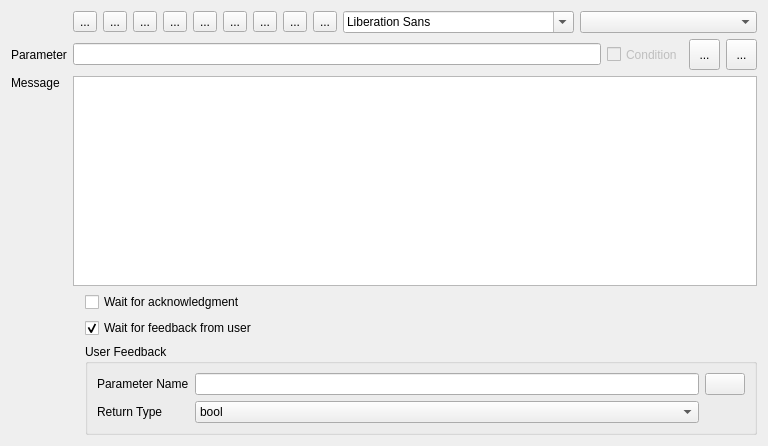
<?xml version="1.0" encoding="UTF-8"?>
<ui version="4.0">
 <class>GTAActionManualWidget</class>
 <widget class="QWidget" name="GTAActionManualWidget">
  <property name="geometry">
   <rect>
    <x>0</x>
    <y>0</y>
    <width>768</width>
    <height>446</height>
   </rect>
  </property>
  <property name="windowTitle">
   <string>Form</string>
  </property>
  <layout class="QGridLayout" name="gridLayout_3">
   <item row="0" column="0" colspan="2">
    <layout class="QGridLayout" name="gridLayout">
     <item row="3" column="0">
      <spacer name="verticalSpacer">
       <property name="orientation">
        <enum>Qt::Vertical</enum>
       </property>
       <property name="sizeHint" stdset="0">
        <size>
         <width>20</width>
         <height>108</height>
        </size>
       </property>
      </spacer>
     </item>
     <item row="2" column="1" rowspan="2">
      <widget class="GTARestrictedTextEdit" name="TitleTE"/>
     </item>
     <item row="2" column="0">
      <widget class="QLabel" name="MessageLabel">
       <property name="text">
        <string>Message</string>
       </property>
      </widget>
     </item>
     <item row="0" column="1">
      <layout class="QHBoxLayout" name="horizontalLayout">
       <item>
        <widget class="QToolButton" name="BoldTB">
         <property name="toolTip">
          <string>Bold</string>
         </property>
         <property name="text">
          <string>...</string>
         </property>
         <property name="icon">
          <iconset resource="../resource.qrc">
           <normaloff>:/images/forms/img/textbold.png</normaloff>:/images/forms/img/textbold.png</iconset>
         </property>
         <property name="iconSize">
          <size>
           <width>12</width>
           <height>12</height>
          </size>
         </property>
        </widget>
       </item>
       <item>
        <widget class="QToolButton" name="ItalicsTB">
         <property name="toolTip">
          <string>Italic</string>
         </property>
         <property name="text">
          <string>...</string>
         </property>
         <property name="icon">
          <iconset resource="../resource.qrc">
           <normaloff>:/images/forms/img/textitalic.png</normaloff>:/images/forms/img/textitalic.png</iconset>
         </property>
         <property name="iconSize">
          <size>
           <width>12</width>
           <height>12</height>
          </size>
         </property>
        </widget>
       </item>
       <item>
        <widget class="QToolButton" name="UnderlineTB">
         <property name="toolTip">
          <string>Underline</string>
         </property>
         <property name="text">
          <string>...</string>
         </property>
         <property name="icon">
          <iconset resource="../resource.qrc">
           <normaloff>:/images/forms/img/textunder.png</normaloff>:/images/forms/img/textunder.png</iconset>
         </property>
         <property name="iconSize">
          <size>
           <width>12</width>
           <height>12</height>
          </size>
         </property>
        </widget>
       </item>
       <item>
        <widget class="QToolButton" name="LeftTB">
         <property name="toolTip">
          <string>Left</string>
         </property>
         <property name="text">
          <string>...</string>
         </property>
         <property name="icon">
          <iconset resource="../resource.qrc">
           <normaloff>:/images/forms/img/textleft.png</normaloff>:/images/forms/img/textleft.png</iconset>
         </property>
         <property name="iconSize">
          <size>
           <width>12</width>
           <height>12</height>
          </size>
         </property>
        </widget>
       </item>
       <item>
        <widget class="QToolButton" name="CentreTB">
         <property name="toolTip">
          <string>Centre</string>
         </property>
         <property name="text">
          <string>...</string>
         </property>
         <property name="icon">
          <iconset resource="../resource.qrc">
           <normaloff>:/images/forms/img/textcenter.png</normaloff>:/images/forms/img/textcenter.png</iconset>
         </property>
         <property name="iconSize">
          <size>
           <width>12</width>
           <height>12</height>
          </size>
         </property>
        </widget>
       </item>
       <item>
        <widget class="QToolButton" name="RightTB">
         <property name="toolTip">
          <string>Right</string>
         </property>
         <property name="text">
          <string>...</string>
         </property>
         <property name="icon">
          <iconset resource="../resource.qrc">
           <normaloff>:/images/forms/img/textright.png</normaloff>:/images/forms/img/textright.png</iconset>
         </property>
         <property name="iconSize">
          <size>
           <width>12</width>
           <height>12</height>
          </size>
         </property>
        </widget>
       </item>
       <item>
        <widget class="QToolButton" name="JustifyTB">
         <property name="toolTip">
          <string>Justify</string>
         </property>
         <property name="text">
          <string>...</string>
         </property>
         <property name="icon">
          <iconset resource="../resource.qrc">
           <normaloff>:/images/forms/img/textjustify.png</normaloff>:/images/forms/img/textjustify.png</iconset>
         </property>
         <property name="iconSize">
          <size>
           <width>12</width>
           <height>12</height>
          </size>
         </property>
        </widget>
       </item>
       <item>
        <widget class="QToolButton" name="ColorTB">
         <property name="toolTip">
          <string>Text Color</string>
         </property>
         <property name="text">
          <string>...</string>
         </property>
         <property name="iconSize">
          <size>
           <width>12</width>
           <height>12</height>
          </size>
         </property>
        </widget>
       </item>
       <item>
        <widget class="QToolButton" name="BackgroundTB">
         <property name="toolTip">
          <string>Background color</string>
         </property>
         <property name="text">
          <string>...</string>
         </property>
         <property name="iconSize">
          <size>
           <width>12</width>
           <height>12</height>
          </size>
         </property>
         <property name="shortcut">
          <string>Ctrl+S</string>
         </property>
        </widget>
       </item>
       <item>
        <widget class="QFontComboBox" name="FontCB">
         <property name="toolTip">
          <string>Font</string>
         </property>
         <property name="iconSize">
          <size>
           <width>12</width>
           <height>12</height>
          </size>
         </property>
        </widget>
       </item>
       <item>
        <widget class="QComboBox" name="FontSizeCB">
         <property name="toolTip">
          <string>Font size</string>
         </property>
         <property name="iconSize">
          <size>
           <width>12</width>
           <height>12</height>
          </size>
         </property>
        </widget>
       </item>
      </layout>
     </item>
     <item row="1" column="0">
      <widget class="QLabel" name="Parameter">
       <property name="text">
        <string>Parameter</string>
       </property>
      </widget>
     </item>
     <item row="1" column="1">
      <layout class="QHBoxLayout" name="horizontalLayout">
       <item>
        <widget class="QLineEdit" name="ParameterLE1"/>
       </item>
       <item>
        <widget class="QCheckBox" name="addCondition">
         <property name="enabled">
          <bool>false</bool>
         </property>
         <property name="sizePolicy">
          <sizepolicy hsizetype="Fixed" vsizetype="Fixed">
           <horstretch>31</horstretch>
           <verstretch>31</verstretch>
          </sizepolicy>
         </property>
         <property name="minimumSize">
          <size>
           <width>31</width>
           <height>31</height>
          </size>
         </property>
         <property name="maximumSize">
          <size>
           <width>16777215</width>
           <height>16777215</height>
          </size>
         </property>
         <property name="text">
          <string>Condition</string>
         </property>
        </widget>
       </item>
       <item>
        <widget class="QToolButton" name="searchParamPB1">
         <property name="sizePolicy">
          <sizepolicy hsizetype="Minimum" vsizetype="Minimum">
           <horstretch>31</horstretch>
           <verstretch>31</verstretch>
          </sizepolicy>
         </property>
         <property name="minimumSize">
          <size>
           <width>31</width>
           <height>31</height>
          </size>
         </property>
         <property name="maximumSize">
          <size>
           <width>31</width>
           <height>31</height>
          </size>
         </property>
         <property name="text">
          <string>...</string>
         </property>
         <property name="icon">
          <iconset resource="../resource.qrc">
           <normaloff>:/images/forms/img/SEARCH.png</normaloff>:/images/forms/img/SEARCH.png</iconset>
         </property>
        </widget>
       </item>
       <item>
        <widget class="QToolButton" name="addToExpressionPB">
         <property name="sizePolicy">
          <sizepolicy hsizetype="Expanding" vsizetype="Expanding">
           <horstretch>31</horstretch>
           <verstretch>31</verstretch>
          </sizepolicy>
         </property>
         <property name="minimumSize">
          <size>
           <width>31</width>
           <height>31</height>
          </size>
         </property>
         <property name="maximumSize">
          <size>
           <width>31</width>
           <height>31</height>
          </size>
         </property>
         <property name="toolTip">
          <string>Add parameter</string>
         </property>
         <property name="text">
          <string>...</string>
         </property>
         <property name="icon">
          <iconset resource="../resource.qrc">
           <normaloff>:/images/forms/img/DownArrow_16_16.png</normaloff>:/images/forms/img/DownArrow_16_16.png</iconset>
         </property>
        </widget>
       </item>
      </layout>
     </item>
    </layout>
   </item>
   <item row="1" column="0">
    <spacer name="horizontalSpacer">
     <property name="orientation">
      <enum>Qt::Horizontal</enum>
     </property>
     <property name="sizeType">
      <enum>QSizePolicy::Preferred</enum>
     </property>
     <property name="sizeHint" stdset="0">
      <size>
       <width>68</width>
       <height>20</height>
      </size>
     </property>
    </spacer>
   </item>
   <item row="1" column="1">
    <layout class="QVBoxLayout" name="verticalLayout">
     <item>
      <widget class="QCheckBox" name="AcknowledgChkB">
       <property name="text">
        <string>Wait for acknowledgment</string>
       </property>
       <property name="checked">
        <bool>false</bool>
       </property>
      </widget>
     </item>
     <item>
      <widget class="QCheckBox" name="UserFeedbackChkB">
       <property name="text">
        <string>Wait for feedback from user</string>
       </property>
       <property name="checked">
        <bool>true</bool>
       </property>
      </widget>
     </item>
     <item>
      <widget class="QGroupBox" name="UserFeedbackGB">
       <property name="title">
        <string>User Feedback</string>
       </property>
       <layout class="QGridLayout" name="gridLayout_2">
        <item row="0" column="0">
         <widget class="QLabel" name="label_2">
          <property name="text">
           <string>Parameter Name</string>
          </property>
         </widget>
        </item>
        <item row="0" column="1">
         <widget class="QLineEdit" name="ParameterLE"/>
        </item>
        <item row="1" column="0">
         <widget class="QLabel" name="label">
          <property name="sizePolicy">
           <sizepolicy hsizetype="Fixed" vsizetype="Preferred">
            <horstretch>0</horstretch>
            <verstretch>0</verstretch>
           </sizepolicy>
          </property>
          <property name="text">
           <string>Return Type</string>
          </property>
         </widget>
        </item>
        <item row="1" column="1">
         <widget class="QComboBox" name="ReturnTypeCB">
          <item>
           <property name="text">
            <string>bool</string>
           </property>
          </item>
          <item>
           <property name="text">
            <string>float</string>
           </property>
          </item>
          <item>
           <property name="text">
            <string>int</string>
           </property>
          </item>
          <item>
           <property name="text">
            <string>string</string>
           </property>
          </item>
         </widget>
        </item>
        <item row="0" column="2">
         <widget class="QPushButton" name="SearchPB">
          <property name="text">
           <string/>
          </property>
          <property name="icon">
           <iconset resource="../resource.qrc">
            <normaloff>:/images/forms/img/SEARCH.png</normaloff>:/images/forms/img/SEARCH.png</iconset>
          </property>
         </widget>
        </item>
       </layout>
      </widget>
     </item>
    </layout>
   </item>
  </layout>
 </widget>
 <customwidgets>
  <customwidget>
   <class>GTARestrictedTextEdit</class>
   <extends>QTextEdit</extends>
   <header>GTARestrictedTextEdit.h</header>
  </customwidget>
 </customwidgets>
 <tabstops>
  <tabstop>TitleTE</tabstop>
  <tabstop>AcknowledgChkB</tabstop>
  <tabstop>UserFeedbackChkB</tabstop>
  <tabstop>ParameterLE</tabstop>
  <tabstop>SearchPB</tabstop>
  <tabstop>ReturnTypeCB</tabstop>
 </tabstops>
 <resources>
  <include location="../resource.qrc"/>
 </resources>
 <connections/>
</ui>
